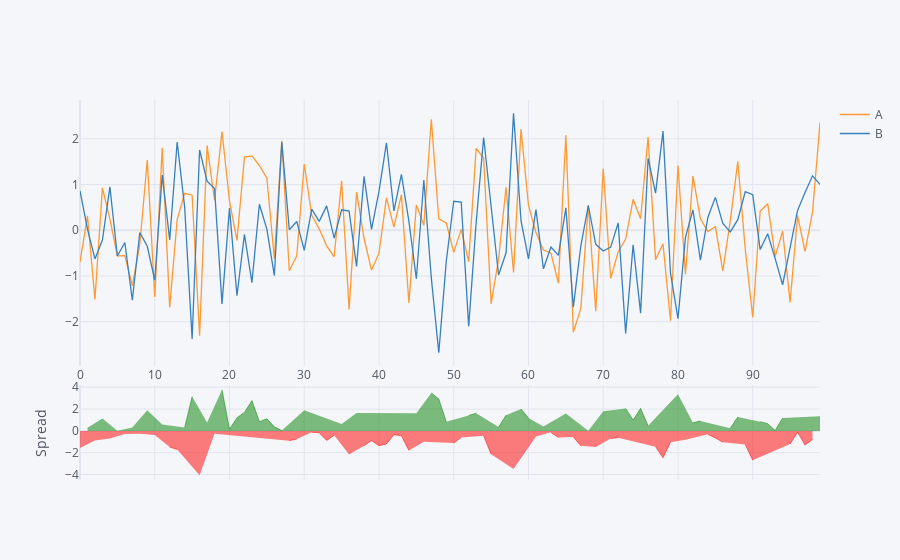

Notebook code cell kept with this figure:
### Code cell
df[["A","B"]].iplot(kind = "spread")
